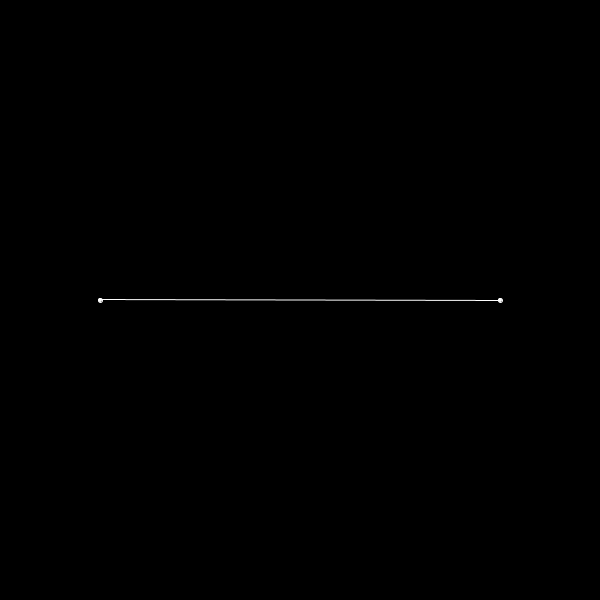
Frame 1 (no input)
Frame 60 (the mouse pressed at the canvas centre just before this capture): identical to frame 1, image omitted
Frame 120 (the mouse held since frame 60 and released just before this capture): identical to frame 1, image omitted

The Processing sketch that drew this single still picture (run headless with seeded random() and noise(); from frame 60 on, the mouse is pressed at the canvas centre):

// Processing sketch: Mandelbrot_through_dots_and_lines
// ── Mandelbrot_through_dots_and_lines.pde
int n = 2;
int r = 200;
int multiplier = 10;

void setup()
{
  size(600, 600);
}

void draw()
{
  translate(width/2, height/2);
  background(0);
  
  for(int i = 0; i < n; i++)
  {
    float angle = TWO_PI*i/n;
    
    float x = -r*cos(angle);
    float y = -r*sin(angle);
    
    stroke(255);
    circle(x, y, 4);
    
    
    float x1 = -r*cos(multiplier*angle);
    float y1 = -r*sin(multiplier*angle);
    
    line(x, y, x1, y1);
  }
}

void mouseMoved()
{
  n = mouseX/3;
}
